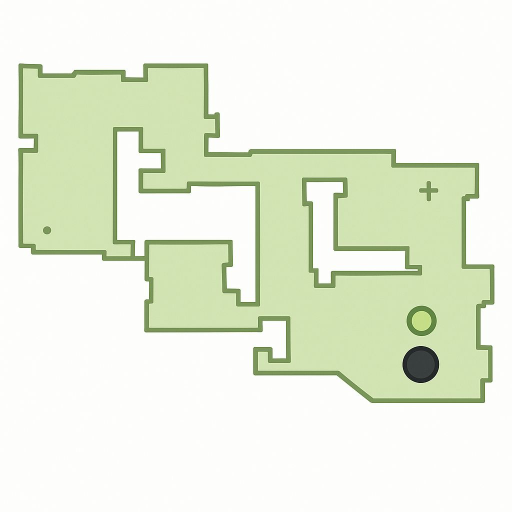
#> input picture data/roomba_map.jpeg, 1024 x 1024 px (shown at 1/2 size)
$ python -i roomba_map_processor.py   (imports and definitions only)
#> lines starting #> are read from the running program, lines starting #| are printed output that depends on the picture; after the words box and inside, x2 and y2 are one past the last pixel; in counts of white or black regions, pixels touching at a corner belong together
import cv2
import numpy as np
import matplotlib.pyplot as plt
import json

class RoombaMapProcessor:
    def __init__(self):
        self.kernel = np.ones((3,3), np.uint8)

    def preprocess_image(self, image):
        """
        Preprocess image to handle different formats and qualities
        """
        # Convert to grayscale
        gray = cv2.cvtColor(image, cv2.COLOR_BGR2GRAY)

        # Apply bilateral filter to reduce noise while preserving edges
        filtered = cv2.bilateralFilter(gray, 9, 75, 75)

        # Apply adaptive thresholding
        binary = cv2.adaptiveThreshold(filtered, 255, cv2.ADAPTIVE_THRESH_GAUSSIAN_C,
                                     cv2.THRESH_BINARY_INV, 11, 2)

        # Remove small noise
        binary = cv2.morphologyEx(binary, cv2.MORPH_OPEN, self.kernel)

        # Find the largest contour - this should be the floor plan boundary
        contours, _ = cv2.findContours(binary, cv2.RETR_EXTERNAL, cv2.CHAIN_APPROX_SIMPLE)
        if not contours:
            raise ValueError("Could not detect floor plan boundary")

        # Get the largest contour
        main_contour = max(contours, key=cv2.contourArea)

        # Create a mask for the main boundary
        store_mask = np.zeros_like(gray)
        cv2.drawContours(store_mask, [main_contour], -1, (255), -1)

        # Create a mask for internal spaces
        # First create a binary image with white spaces
        _, binary_inv = cv2.threshold(filtered, 240, 255, cv2.THRESH_BINARY)

        # Remove small noise and close gaps
        binary_inv = cv2.morphologyEx(binary_inv, cv2.MORPH_CLOSE, self.kernel)
        binary_inv = cv2.morphologyEx(binary_inv, cv2.MORPH_OPEN, self.kernel)

        # Only keep white spaces within the store boundary
        internal_mask = cv2.bitwise_and(binary_inv, store_mask)

        return store_mask, internal_mask, gray

    def find_corners(self, contour):
        """
        Find corner points using contour approximation
        """
        perimeter = cv2.arcLength(contour, True)
        epsilon = 0.001 * perimeter
        approx = cv2.approxPolyDP(contour, epsilon, True)
        return [tuple(map(int, point[0])) for point in approx]

    def process_map(self, image_path, output_image_path, output_vertices_path):
        """
        Process the floor plan image and extract vertices
        """
#> called with image_path = '../data/roomba_map.jpeg', output_image_path = 'out.png', output_vertices_path = 'out1.png'
        # Read image
        image = cv2.imread(image_path)
#> image is the input picture: shape (1024, 1024, 3); mean B, G, R 221.1, 239.2, 232.7
        if image is None:
            raise ValueError(f"Could not read image at {image_path}")

        # Ensure consistent image size
        max_size = 1024
        height, width = image.shape[:2]
#> height = 1024; width = 1024
        if max(height, width) > max_size:
            scale = max_size / max(height, width)
            image = cv2.resize(image, None, fx=scale, fy=scale)

        # Get masks
        store_mask, internal_mask, gray_img = self.preprocess_image(image)
#> in preprocess_image, `gray = cv2.cvtColor(image, cv2.COLOR_BGR2GRAY)`:
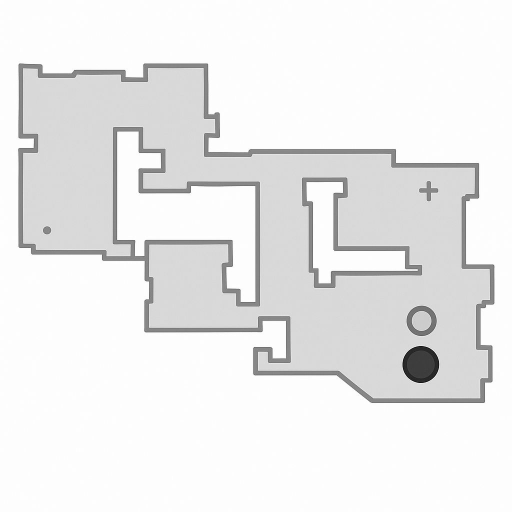
#> gray: shape (1024, 1024) (shown at 1/2 size); min 1, max 255, mean 235.3
#> in preprocess_image, `binary = cv2.adaptiveThreshold(filtered, 255, cv2.ADAPTIVE_THRESH_GAUS..`:
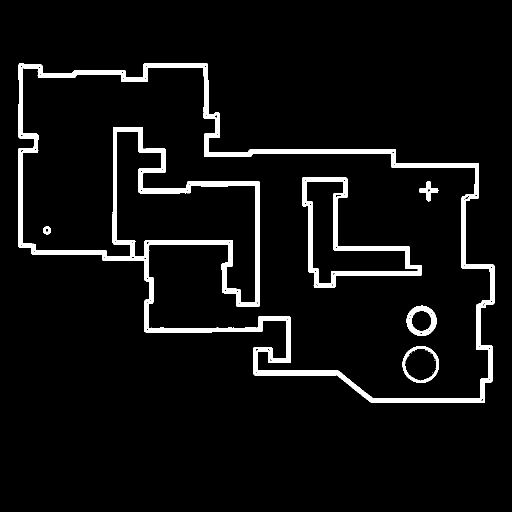
#> binary: shape (1024, 1024) (shown at 1/2 size); 5.5% white; 14 white regions (8 under 20 px), largest, box (x1, y1, x2, y2) and area: (36, 127, 989, 806) 46303, (604, 355, 844, 576) 8163, (813, 611, 873, 672) 1525, (805, 692, 878, 766) 1170, (838, 362, 877, 403) 562, (86, 453, 102, 469) 180
#> in preprocess_image, `binary = cv2.morphologyEx(binary, cv2.MORPH_OPEN, self.kernel)`: binary: shape (1024, 1024); 5.5% white; 6 white regions
#> in preprocess_image, `contours, _ = cv2.findContours(binary, cv2.RETR_EXTERNAL, cv2.CHAIN_AP..`: contours = 1 contour; box (x1, y1, x2, y2) and area: (37, 127, 989, 806) 404594
#> in preprocess_image, `main_contour = max(contours, key=cv2.contourArea)`: main_contour = contour of 202 points, box (x1, y1, x2, y2) (37, 127, 989, 806), area 404594
#> in preprocess_image, `cv2.drawContours(store_mask, [main_contour], -1, (255), -1)`:
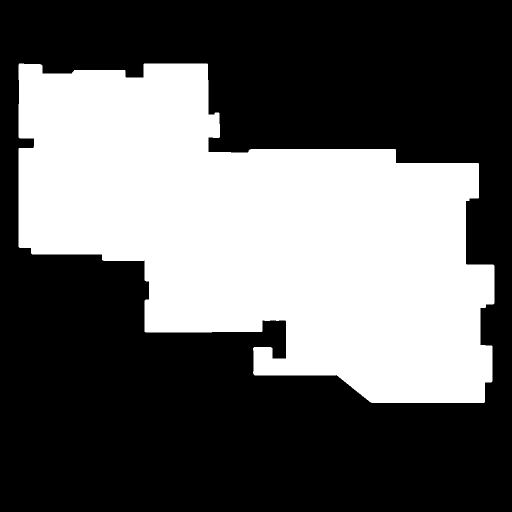
#> store_mask: shape (1024, 1024) (shown at 1/2 size); 38.8% white; 1 white region, box (x1, y1, x2, y2) and area: (37, 127, 989, 806) 406424
#> in preprocess_image, `_, binary_inv = cv2.threshold(filtered, 240, 255, cv2.THRESH_BINARY)`:
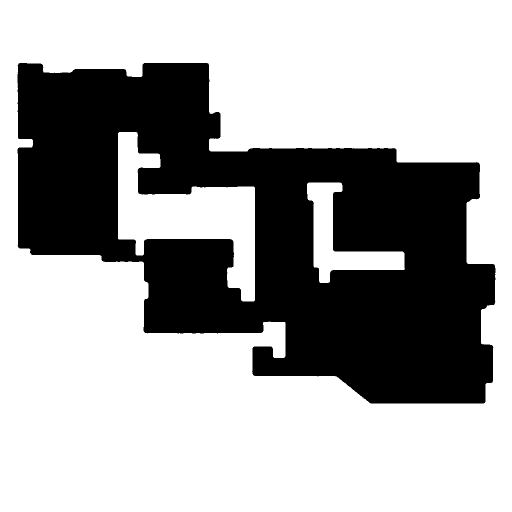
#> binary_inv: shape (1024, 1024) (shown at 1/2 size); 65.8% white; 1 black region, box (x1, y1, x2, y2) and area: (35, 126, 991, 807) 359002
#> in preprocess_image, `binary_inv = cv2.morphologyEx(binary_inv, cv2.MORPH_CLOSE, self.kernel)`: binary_inv: shape (1024, 1024); 65.8% white; 1 black region, box (x1, y1, x2, y2) and area: (35, 126, 991, 807) 358958
#> in preprocess_image, `binary_inv = cv2.morphologyEx(binary_inv, cv2.MORPH_OPEN, self.kernel)`: binary_inv: shape (1024, 1024); 65.8% white; 1 black region, box (x1, y1, x2, y2) and area: (35, 126, 991, 807) 358964
#> in preprocess_image, `internal_mask = cv2.bitwise_and(binary_inv, store_mask)`:
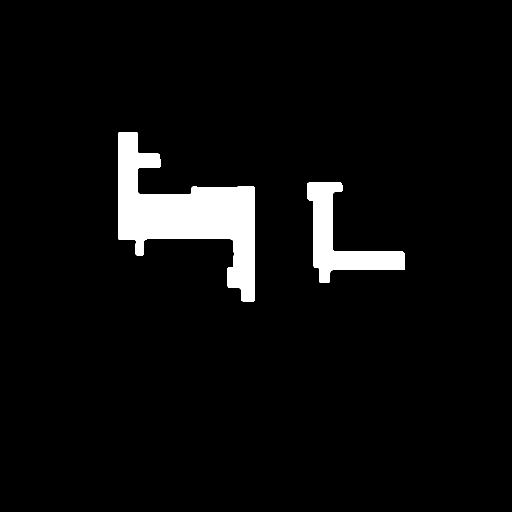
#> internal_mask: shape (1024, 1024) (shown at 1/2 size); 5% white; 2 white regions

        # Find store boundary
        store_contours, _ = cv2.findContours(store_mask, cv2.RETR_EXTERNAL,
                                           cv2.CHAIN_APPROX_SIMPLE)
#> store_contours has the same summary as contours in preprocess_image
        store_contour = max(store_contours, key=cv2.contourArea)
#> store_contour has the same summary as main_contour in preprocess_image

        # Get store vertices
        store_vertices = self.find_corners(store_contour)
#> in find_corners, `perimeter = cv2.arcLength(contour, True)`: perimeter = 3724
#> in find_corners, `epsilon = 0.001 * perimeter`: epsilon = 3.72
#> in find_corners, `approx = cv2.approxPolyDP(contour, epsilon, True)`: approx = contour of 56 points, box (x1, y1, x2, y2) (37, 127, 989, 806), area 403994
#> store_vertices = 56 pairs, first value 37 to 988, second value 127 to 805

        # Find internal spaces
        internal_contours, _ = cv2.findContours(internal_mask, cv2.RETR_EXTERNAL,
                                              cv2.CHAIN_APPROX_SIMPLE)
#> internal_contours = 2 contours; box (x1, y1, x2, y2) and area: (236, 264, 510, 603) 38066, (614, 365, 809, 566) 13046

        # Process internal spaces
        polygons = []
        min_area = image.shape[0] * image.shape[1] * 0.01  # Minimum area threshold
#> min_area = 10485.8
        for contour in internal_contours:
            area = cv2.contourArea(contour)
            if area > min_area:
                vertices = self.find_corners(contour)
                if vertices:
                    polygons.append({"polygon_vertices": vertices})
#> this loop made 2 passes
#> (area, perimeter in find_corners, epsilon in find_corners) on passes 1 to 2: (13046.5, 805.5, 0.805), (38066.5, 1408.9, 1.41)
#> after the loop, polygons = 2 items

        # Sort polygons by area (largest first)
        polygons.sort(key=lambda x: cv2.contourArea(np.array(x["polygon_vertices"])), reverse=True)

        # Visualize results
        plt.figure(figsize=(12, 8))

        # Plot grayscale image
        plt.imshow(gray_img, cmap='gray')

        # Plot store boundary in green
        store_vertices_array = np.array(store_vertices)
#> store_vertices_array has the same summary as store_vertices
        plt.plot(np.append(store_vertices_array[:, 0], store_vertices_array[0, 0]),
                np.append(store_vertices_array[:, 1], store_vertices_array[0, 1]),
                'g-', linewidth=2, label='Store Boundary')

        # Plot internal spaces in different colors
        colors = ['r-', 'b-', 'y-']  # Added yellow for third polygon
        for idx, polygon in enumerate(polygons[:3]):  # Plot first three spaces
            vertices = np.array(polygon["polygon_vertices"])
            color = colors[idx % len(colors)]
            plt.plot(np.append(vertices[:, 0], vertices[0, 0]),
                    np.append(vertices[:, 1], vertices[0, 1]),
                    color, linewidth=2, label=f'Block {idx + 1}')
#> this loop made 2 passes

        plt.legend()
        plt.axis('off')
        plt.savefig(output_image_path, dpi=300, bbox_inches='tight')
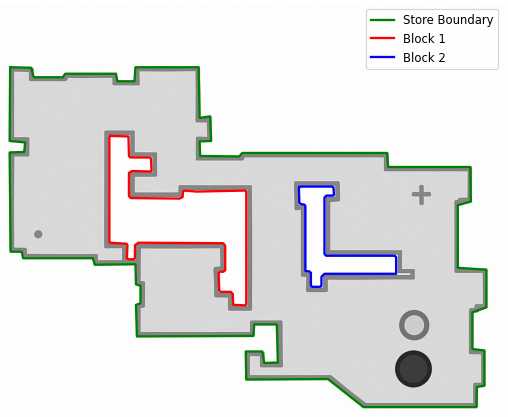
#> figure drawn by matplotlib, 1 panel
        plt.close()

        # Create result dictionary
        result = {
            "store_vertices": store_vertices,
            "polygons": polygons[:3]  # Include first three spaces
        }

        # Save vertices to JSON
        with open(output_vertices_path, 'w') as f:
            json.dump(result, f, indent=2)

        return result

>>> result = RoombaMapProcessor().process_map('../data/roomba_map.jpeg', 'out.png', 'out1.png')
#> result = 2 items
